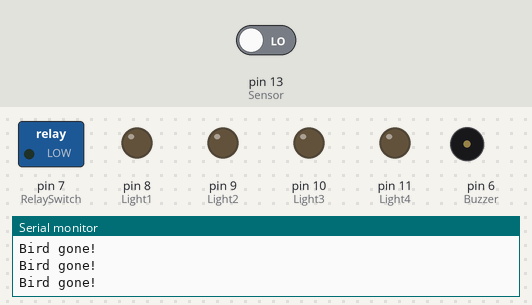
Bench run of a sketch on a simulated Arduino Uno, built with avr-gcc and run on an emulated ATmega328P. On the bench: switched loads named in the sketch (green lamp = pin HIGH), output pins drawn as LEDs (lit = HIGH), buzzer (waves = sounding, pin HIGH), the last lines printed to the serial monitor. Dashed ring = blinking. Inputs (shaded band) come from the test bench; at power-on: pin 13 (Sensor) LOW.

Above: at 2.8 s.
2.9 s: pin 13 (Sensor) driven HIGH
At 3.4 s:
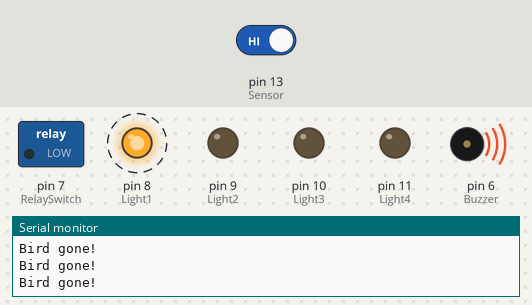
At 5.4 s:
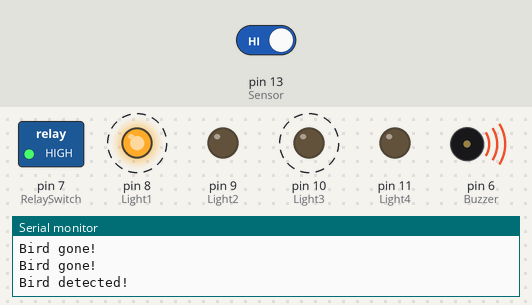
6.4 s: pin 13 (Sensor) driven LOW
At 6.9 s:
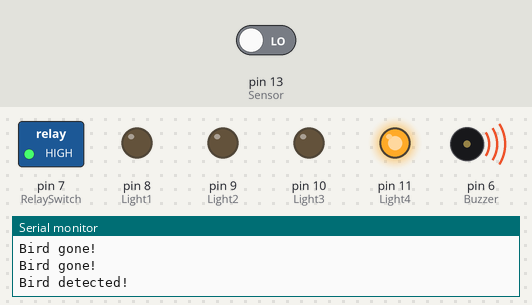
Timing chart, 0 to 9.4 s (numbered marks = the images above; inputs shaded):
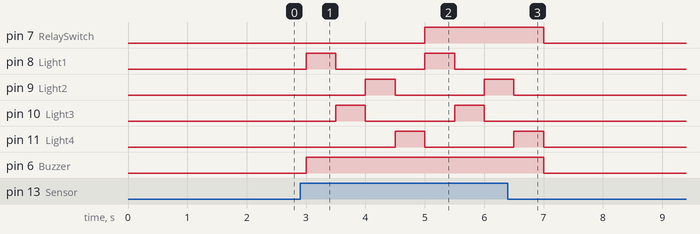

The sketch:

Bird_Scarer_1.ino
```cpp
// Setting variables which can be easily called to later

int Buzzer = 6;
int RelaySwitch = 7;
int Light1 = 8;          // Setting the pins from the LEDs
int Light2 = 9;
int Light3 = 10;
int Light4 = 11;
int Sensor = 13;
int Delay_Light = 500;
int Delay_Motor = 1500;      // Setting variables for delays that can be adjusted


void setup()          // Runs once when sketch starts
{
  pinMode(Light1, OUTPUT);      // Setting the LEDs to outputs
  pinMode(Light2, OUTPUT);
  pinMode(Light3, OUTPUT);
  pinMode(Light4, OUTPUT);
  pinMode(RelaySwitch, OUTPUT);
  pinMode(Sensor, INPUT);
  pinMode(Buzzer, OUTPUT);
  Serial.begin(9600);
}

void loop()          // Runs repeatedly
{
  if (digitalRead(Sensor) == HIGH){
    digitalWrite(Buzzer, HIGH);
    first_light();        // Running each function followed by a delay set by variables
    delay(Delay_Light);
    third_light();
    delay(Delay_Light);
    second_light();
    delay(Delay_Light);
    forth_light();
    delay(Delay_Light);
    digitalWrite(RelaySwitch, HIGH);
    //relay_change();

    Serial.println("Bird detected!");
    //delay(100);
  }
 else{
    digitalWrite(Light4, LOW);
    digitalWrite(RelaySwitch, LOW);
    digitalWrite(Buzzer, LOW);
    Serial.println("Bird gone!");
    delay(1000);
  }
  /*
  if (digitalRead(Sensor) == HIGH){
    relay_change();
  }
  */

}

void first_light()        // A function for turning only the green LED on
{
  digitalWrite(Light1, HIGH);      // Turning on the green LED & the others off
  digitalWrite(Light2, LOW);
  digitalWrite(Light3, LOW);
  digitalWrite(Light4, LOW);
}

void second_light()        // A function for turning only the yellow LED on
{
  digitalWrite(Light1, LOW);      // Turning on the yellow LED & the others off
  digitalWrite(Light2, HIGH);
  digitalWrite(Light3, LOW);
  digitalWrite(Light4, LOW);
}

void third_light()        // A function for turning only the red LED on
{
  digitalWrite(Light1, LOW);      // Turning on the red LED & the others off
  digitalWrite(Light2, LOW);
  digitalWrite(Light3, HIGH);
  digitalWrite(Light4, LOW);
}

void forth_light()        // A function for turning only the red LED on
{
  digitalWrite(Light1, LOW);      // Turning on the red LED & the others off
  digitalWrite(Light2, LOW);
  digitalWrite(Light3, LOW);
  digitalWrite(Light4, HIGH);
}

void relay_change()
{
  digitalWrite(RelaySwitch, HIGH);
  delay(Delay_Motor);
  digitalWrite(RelaySwitch, LOW);
  delay(Delay_Motor);
}
```

Measured:
- after the input at 2.9 s, pin 7 (RelaySwitch): LOW → HIGH after 2.1 s; pin 8 (Light1): alternates HIGH for 0.50 s and LOW for 1.5 s, starting after 0.10 s
- after the input at 6.4 s, pin 7 (RelaySwitch), pin 6 (Buzzer): HIGH → LOW after 0.60 s; pin 8 (Light1), pin 10 (Light3): stops changing and stays LOW; pin 9 (Light2): goes on until 6.5 s, then stays LOW; pin 11 (Light4): goes on until 7.0 s, then stays LOW
